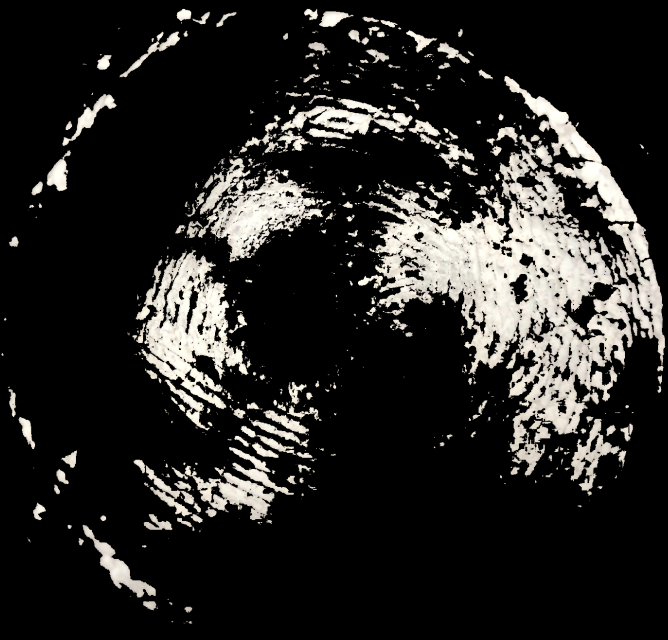
#> input picture grid.jpg, 1336 x 1280 px (shown at 1/2 size)
$ python step2.py
#> lines starting #> are read from the running program, lines starting #| are printed output that depends on the picture; after the words box and inside, x2 and y2 are one past the last pixel; in counts of white or black regions, pixels touching at a corner belong together
import cv2
import numpy as np

def find_middle_cells_two_layers(grid):
          # Define the dimensions of the grid
    rows = len(grid)
    cols = len(grid[0])

    # List to store indices of middle cells
    middle_cells = []

    # Iterate over each cell in the grid
    for i in range(2, rows - 2):
        for j in range(2, cols - 2):
            color = grid[i][j]
            if color == 0:
              continue

            # Check if the cell is surrounded by 2 layers of the same color
            if (grid[i-1][j] == color and grid[i+1][j] == color and
                grid[i][j-1] == color and grid[i][j+1] == color and
                grid[i-2][j] == color and grid[i+2][j] == color and
                grid[i][j-2] == color and grid[i][j+2] == color):
                # Append the index of the middle cell to the list
                middle_cells.append((i, j))

    return middle_cells

# Read the image
image = cv2.imread('grid.jpg')
#> image is the input picture: shape (1280, 1336, 3); mean B, G, R 36.6, 38.6, 39.6

# Convert the image to grayscale
gray = cv2.cvtColor(image, cv2.COLOR_BGR2GRAY)

# Threshold the image to obtain white regions
_, white_mask = cv2.threshold(gray, 200, 255, cv2.THRESH_BINARY)
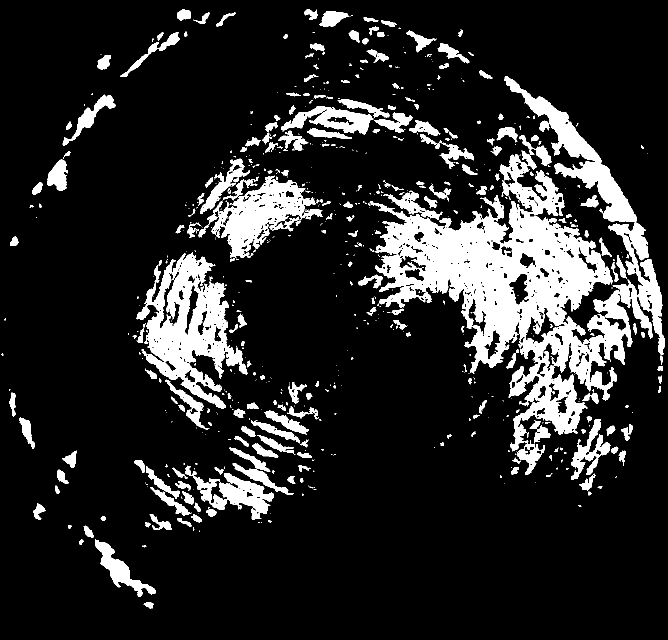
#> white_mask: shape (1280, 1336) (shown at 1/2 size); 14.9% white; 738 white regions (474 under 20 px)

# Find contours in the white mask
contours, _ = cv2.findContours(white_mask, cv2.RETR_EXTERNAL, cv2.CHAIN_APPROX_SIMPLE)
#> contours = 715 contours, 490 with area under 20; largest, box (x1, y1, x2, y2) and area: (739, 152, 1330, 950) 141984, (272, 505, 496, 818) 32251, (414, 351, 646, 524) 15710, (370, 931, 548, 1040) 6806, (562, 213, 747, 269) 4931

# Find the contour with the largest area
if contours:
    biggest_contour = max(contours, key=cv2.contourArea)
#> biggest_contour = contour of 5683 points, box (x1, y1, x2, y2) (739, 152, 1330, 950), area 141984

    # Create a mask for the contour region
    contour_mask = np.zeros_like(gray)
    cv2.drawContours(contour_mask, [biggest_contour], -1, (255), thickness=cv2.FILLED)
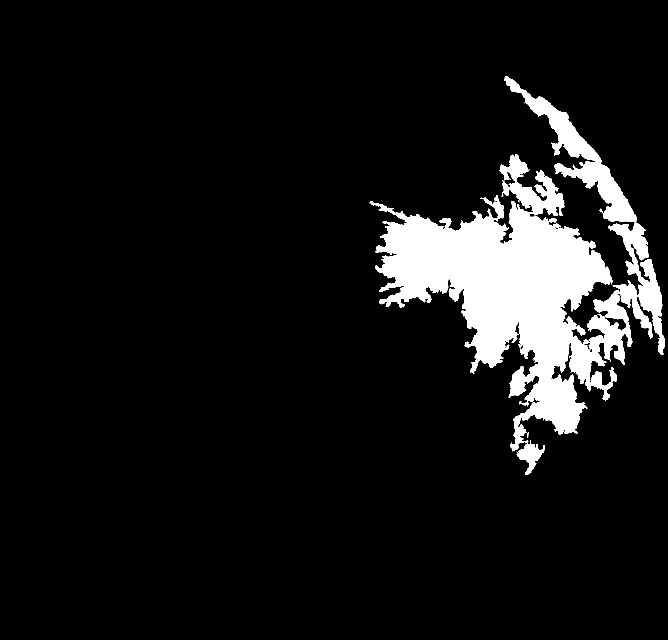
#> contour_mask: shape (1280, 1336) (shown at 1/2 size); 8.6% white; 1 white region, box (x1, y1, x2, y2) and area: (739, 152, 1330, 950) 146925

    # Find the minimum enclosing rectangle (bounding box) of the contour
    x, y, w, h = cv2.boundingRect(biggest_contour)
#> x = 739; y = 152; w = 591; h = 798

    # Apply the mask to the original image
    contour_region = cv2.bitwise_and(image, image, mask=contour_mask)
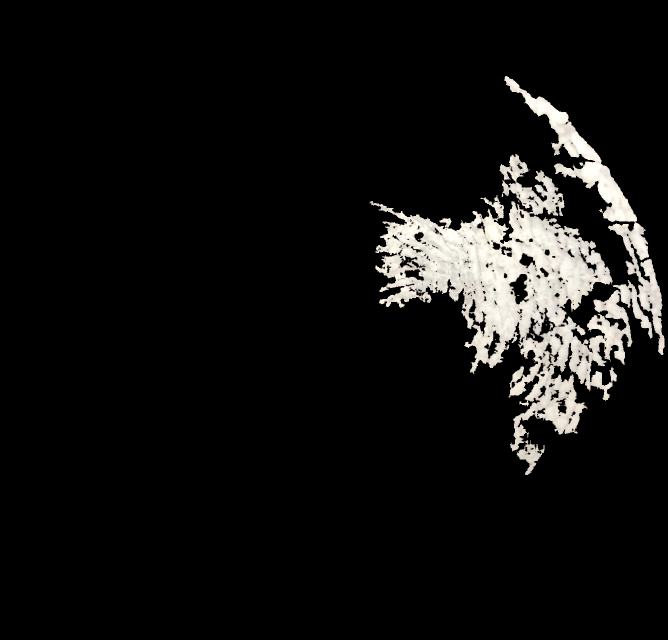
#> contour_region: shape (1280, 1336, 3) (shown at 1/2 size); mean B, G, R 17.1, 18, 18.4

    # Crop the contour region from the original image
    contour_region = contour_region[y:y+h, x:x+w]
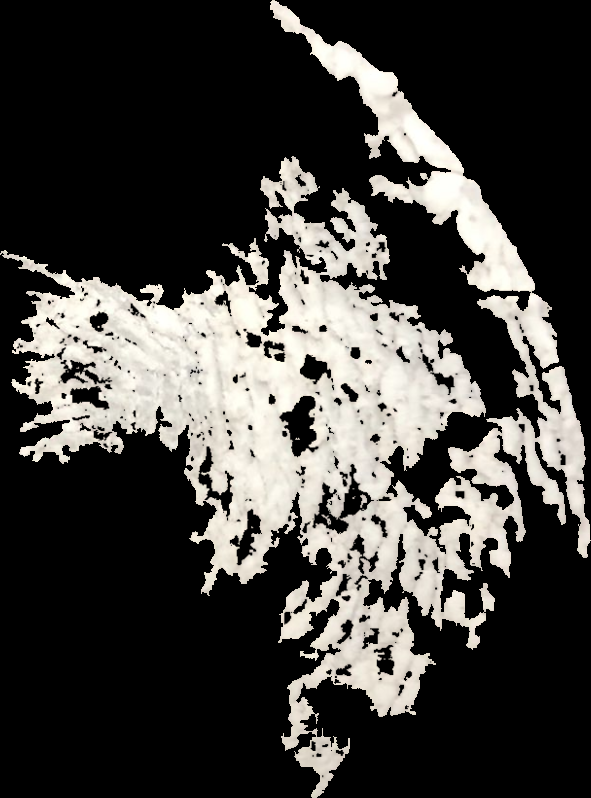
#> contour_region: shape (798, 591, 3); mean B, G, R 62.1, 65.2, 66.9

    # Resize the contour region image to fit the contour
    resized_contour_region = cv2.resize(contour_region, (w, h))

    # Overlay grid lines on the resized contour region
    grid_size = 100
    rows, cols, _ = resized_contour_region.shape
#> rows = 798; cols = 591
    for i in range(0, rows, grid_size):
        for j in range(0, cols, grid_size):
            cell = resized_contour_region[i:i+grid_size, j:j+grid_size]
            if np.mean(cell) > 200:  # Assuming white has intensity > 200
                cv2.rectangle(resized_contour_region, (j, i), (j+grid_size, i+grid_size), (0, 0, 255), 1)
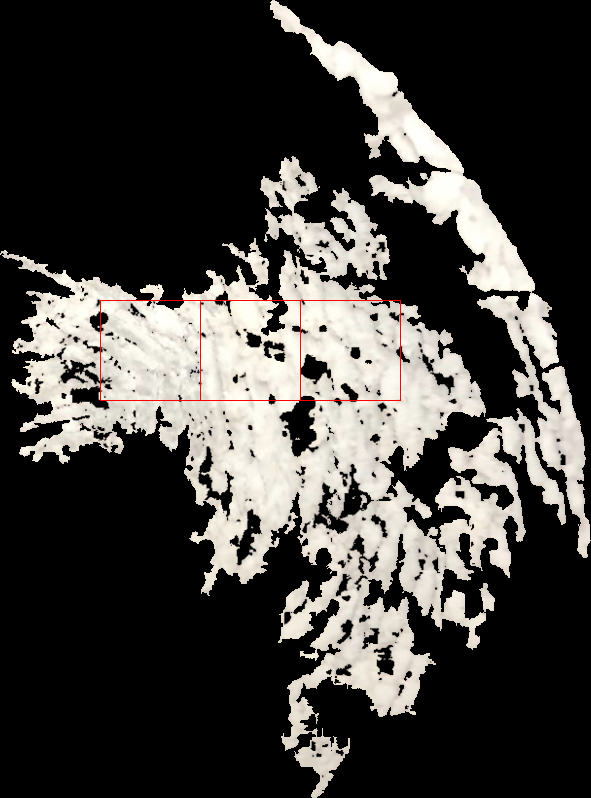
#> resized_contour_region: shape (798, 591, 3); 0.21% of pixels changed, all inside (x1, y1, x2, y2) = (100, 300, 401, 401)

    # Display the resized contour region with highlighted white cells
    cv2.imshow('Resized Contour Region with Highlighted White Cells', resized_contour_region)
    cv2.waitKey(0)
    cv2.destroyAllWindows()
else:
    print("No white segments found.")
